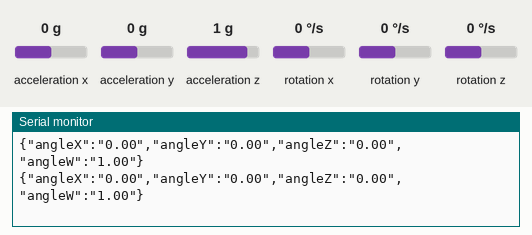
The sketch below on a simulated ESP32. Parts: the last lines printed to the serial monitor. Inputs (shaded band) come from the test bench; at power-on: acceleration x 0 g, acceleration y 0 g, rotation z 0 °/s, acceleration z 1 g, rotation x 0 °/s, rotation y 0 °/s. Nothing arrives over Bluetooth unless stated.

Above: at 1.7 s.
1.8 s: acceleration x set to -1.4 g
At 2.3 s:
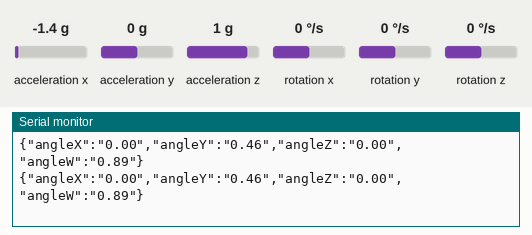
3.3 s: acceleration y set to -1.4 g
At 4.3 s:
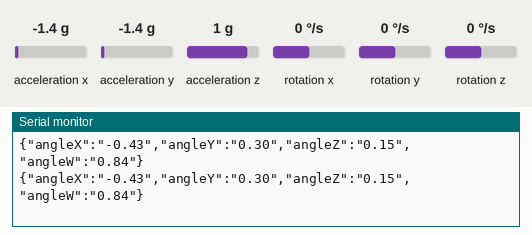
4.8 s: rotation z set to -100 °/s
At 5.7 s:
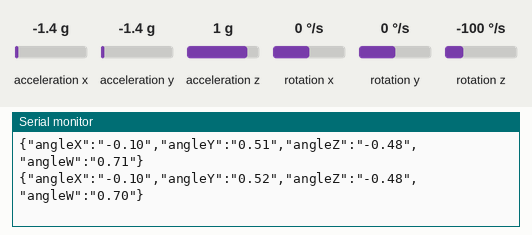
7.8 s: acceleration z set to -1.4 g
At 8.6 s:
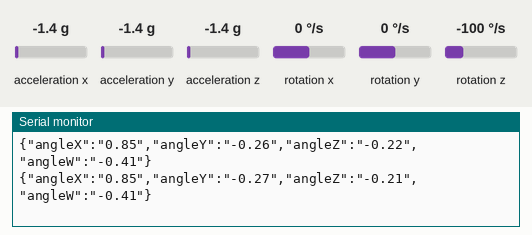
9.3 s: acceleration z set to -0.8 g
At 10.3 s:
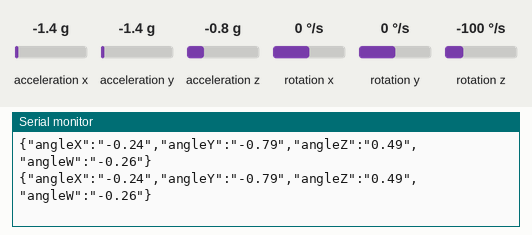
12.3 s: acceleration x set to 0.8 g
At 13.4 s:
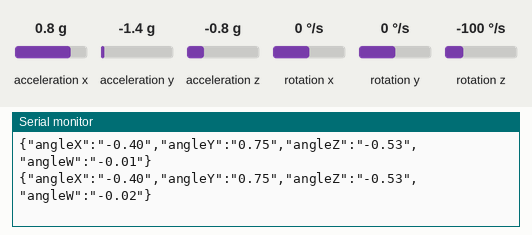
Timing chart, 0 to 15.3 s (numbered marks = the images above; inputs shaded):
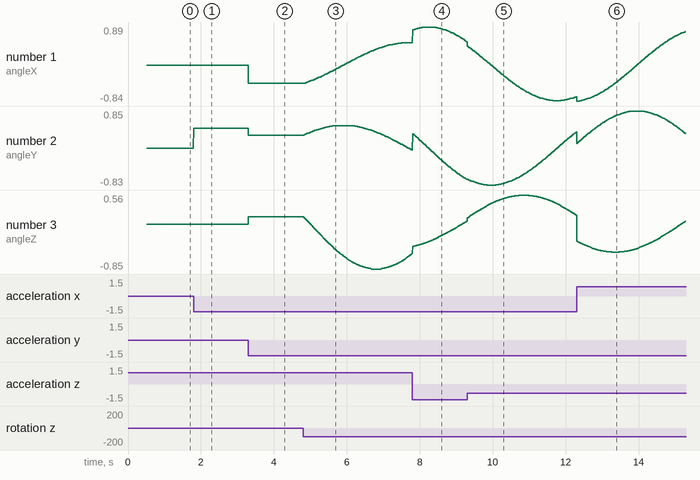

Measured:
- after the input at 1.8 s, the serial monitor: prints a new line at once (image 1)
- after the input at 3.3 s, the serial monitor: prints a new line at once (image 2)
- after the input at 4.8 s, the serial monitor: prints a new line at once (image 3)
- plotted number 1: 0 → -0.43 after the input at 3.3 s, -0.43 → 0.52 after the input at 4.8 s
- plotted number 2: 0 → 0.46 after the input at 1.8 s, 0.46 → 0.3 after the input at 3.3 s, 0.3 → -0.04 after the input at 4.8 s
- plotted number 3: 0 → 0.15 after the input at 3.3 s, 0.15 → -0.55 after the input at 4.8 s

The sketch:

bluetoothMPU.ino
```cpp
#include "I2Cdev.h"
#include "MPU6050_6Axis_MotionApps20.h"
#include "Wire.h"
#include <Arduino_JSON.h>
#include "BluetoothSerial.h"
#include <Arduino.h>

#if !defined(CONFIG_BT_ENABLED) || !defined(CONFIG_BLUEDROID_ENABLED)
#error Bluetooth is not enabled! Please run `make menuconfig` to and enable it
#endif

BluetoothSerial SerialBT;

// Json Variable to Hold Sensor Readings
JSONVar readings;

MPU6050 mpu;

// MPU control/status vars
bool dmpReady = false;  // set true if DMP init was successful
uint8_t devStatus;      // return status after each device operation (0 = success, !0 = error)
uint16_t packetSize;    // expected DMP packet size (default is 42 bytes)
uint16_t fifoCount;     // count of all bytes currently in FIFO
uint8_t fifoBuffer[64]; // FIFO storage buffer

// Previous acceleration
VectorInt16 prevAccel;
// Filter parameter
float alpha = 0.5;

// orientation/motion vars
Quaternion q;           // [w, x, y, z]         quaternion container
VectorInt16 aa;         // [x, y, z]            accel sensor measurements
VectorInt16 aaReal;     // [x, y, z]            gravity-free accel sensor measurements
VectorInt16 aaWorld;    // [x, y, z]            world-frame accel sensor measurements
VectorFloat gravity;    // [x, y, z]            gravity vector
VectorInt16 velocity; // [x, y, z] velocity vector
VectorInt16 position; // [x, y, z] position vector
float euler[3];         // [psi, theta, phi]    Euler angle container
float ypr[3];           // [yaw, pitch, roll]   yaw/pitch/roll container and gravity vector

void setup() {
  Wire.begin();
  Wire.setClock(400000); // 400kHz I2C clock. Comment this line if having compilation difficulties

  Serial.begin(115200);
  SerialBT.begin("ESP32_ForTest"); //Bluetooth device name
  Serial.println("The device started, now you can pair it with bluetooth!");
  while (!Serial); // wait for Leonardo enumeration, others continue immediately

  mpu.initialize();
  devStatus = mpu.dmpInitialize();
  mpu.setXGyroOffset(54); //++
  mpu.setYGyroOffset(-21); //--
  mpu.setZGyroOffset(5);

  if (devStatus == 0) {
    mpu.setDMPEnabled(true);
    // set our DMP Ready flag so the main loop() function knows it's okay to use it
    dmpReady = true;
    // get expected DMP packet size for later comparison
    packetSize = mpu.dmpGetFIFOPacketSize();
  } else {
    Serial.println("Error!");
  }
}

void loop() {
  if (!dmpReady) {
    delay(10);
    return;
  }

  int  mpuIntStatus = mpu.getIntStatus();
  fifoCount = mpu.getFIFOCount();

  if ((mpuIntStatus & 0x10) || fifoCount == 1024) { // check if overflow
    mpu.resetFIFO();
  } else if (mpuIntStatus & 0x02) {
    while (fifoCount < packetSize) fifoCount = mpu.getFIFOCount();

    mpu.getFIFOBytes(fifoBuffer, packetSize);
    fifoCount -= packetSize;

    String data = GetData().c_str();
    SerialBT.print(data);
    Serial.println(data);
  }
}

String GetData() {
  mpu.dmpGetQuaternion(&q, fifoBuffer);
  readings["angleX"] = String(q.x);
  readings["angleY"] = String(q.y);
  readings["angleZ"] = String(q.z);
  readings["angleW"] = String(q.w);

  return JSON.stringify(readings);
}
```
